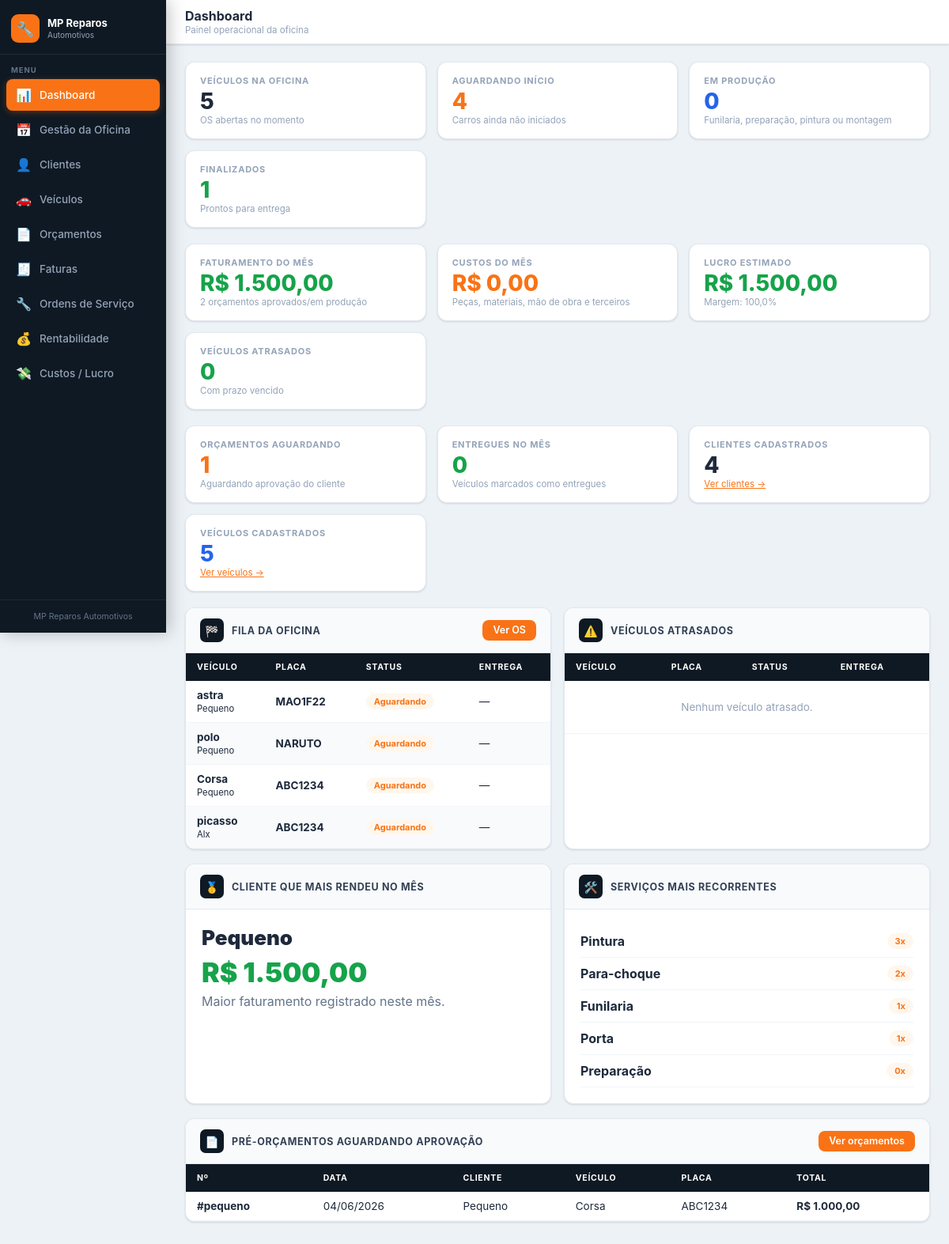
The page / on the database its author committed.
### tables this page shows
CREATE TABLE `ordens_servico` (
  `id` int(11) NOT NULL,
  `orcamento_id` int(11) DEFAULT NULL,
  `cliente_id` int(11) DEFAULT NULL,
  `veiculo_id` int(11) DEFAULT NULL,
  `numero_os` varchar(30) DEFAULT NULL,
  `status` varchar(50) DEFAULT 'Aguardando',
  `prioridade` varchar(30) DEFAULT 'Normal',
  `tarefas` text DEFAULT NULL,
  `observacoes` text DEFAULT NULL,
  `data_criacao` datetime DEFAULT current_timestamp(),
  `data_entrega` date DEFAULT NULL
);

CREATE TABLE `veiculos` (
  `id` int(11) NOT NULL,
  `cliente_id` int(11) DEFAULT NULL,
  `placa` varchar(12) NOT NULL,
  `modelo` varchar(100) DEFAULT NULL,
  `marca` varchar(60) DEFAULT NULL,
  `ano` varchar(12) DEFAULT NULL,
  `cor` varchar(50) DEFAULT NULL,
  `km` varchar(25) DEFAULT NULL,
  `seguradora` varchar(100) DEFAULT NULL,
  `chassi` varchar(60) DEFAULT NULL,
  `criado_em` timestamp NOT NULL DEFAULT current_timestamp()
);

CREATE TABLE `clientes` (
  `id` int(11) NOT NULL,
  `nome` varchar(150) NOT NULL,
  `cpf_cnpj` varchar(25) DEFAULT NULL,
  `telefone` varchar(25) DEFAULT NULL,
  `email` varchar(100) DEFAULT NULL,
  `endereco` varchar(255) DEFAULT NULL,
  `criado_em` timestamp NOT NULL DEFAULT current_timestamp()
);

CREATE TABLE `orcamentos` (
  `id` int(11) NOT NULL,
  `numero` varchar(20) DEFAULT NULL,
  `cliente_id` int(11) DEFAULT NULL,
  `veiculo_id` int(11) DEFAULT NULL,
  `data_emissao` date DEFAULT NULL,
  `data_validade` date DEFAULT NULL,
  `status` varchar(60) DEFAULT 'Aguardando aprovação',
  `pagamento` varchar(100) DEFAULT NULL,
  `prazo` varchar(100) DEFAULT NULL,
  `garantia` varchar(100) DEFAULT NULL,
  `desconto` decimal(5,2) DEFAULT 0.00,
  `observacoes` text DEFAULT NULL,
  `danos` text DEFAULT NULL,
  `subtotal` decimal(10,2) DEFAULT 0.00,
  `total` decimal(10,2) DEFAULT 0.00,
  `criado_em` timestamp NOT NULL DEFAULT current_timestamp()
);

### index.php (the view, shortened to what this page needs)
<?php
$db = getDB();
$hoje = date('Y-m-d');
$inicioMes = date('Y-m-01');
$fimMes    = date('Y-m-t');
function moeda($v){
    return 'R$ ' . number_format((float)$v, 2, ',', '.');
}
function dataBR($d){
    if(!$d) return '—';
    return date('d/m/Y', strtotime($d));
}
$total_clientes = $db->query("SELECT COUNT(*) FROM clientes")->fetch_row()[0];
$total_veiculos = $db->query("SELECT COUNT(*) FROM veiculos")->fetch_row()[0];
$total_os = $db->query("
    SELECT COUNT(*) FROM ordens_servico
    WHERE status NOT IN ('Entregue','Cancelado')
")->fetch_row()[0];
$aguardando = $db->query("
    SELECT COUNT(*) FROM ordens_servico
    WHERE status = 'Aguardando'
")->fetch_row()[0];
$producao = $db->query("
    SELECT COUNT(*) FROM ordens_servico
    WHERE status IN ('Desmontagem','Funilaria','Preparação','Pintura','Montagem')
")->fetch_row()[0];
$finalizados = $db->query("
    SELECT COUNT(*) FROM ordens_servico
    WHERE status = 'Finalizado'
")->fetch_row()[0];
$entregues_mes = $db->query("
    SELECT COUNT(*) FROM ordens_servico
    WHERE status = 'Entregue'
    AND data_entrega BETWEEN '$inicioMes' AND '$fimMes'
")->fetch_row()[0];
$atrasados = $db->query("
    SELECT COUNT(*) FROM ordens_servico
    WHERE data_entrega IS NOT NULL
    AND data_entrega < '$hoje'
    AND status NOT IN ('Finalizado','Entregue','Cancelado')
")->fetch_row()[0];
$faturamento_mes = $db->query("
    SELECT COALESCE(SUM(total),0)
    FROM orcamentos
    WHERE data_emissao BETWEEN '$inicioMes' AND '$fimMes'
    AND (status IS NULL OR status <> 'Cancelado')
")->fetch_row()[0];
$orc_aguardando = $db->query("
    SELECT COUNT(*)
    FROM orcamentos
    WHERE status = 'Aguardando aprovação'
")->fetch_row()[0];
$orc_aprovados_mes = $db->query("
    SELECT COUNT(*)
    FROM orcamentos
    WHERE data_emissao BETWEEN '$inicioMes' AND '$fimMes'
    AND status IN ('Aprovado','Em andamento','Concluído')
")->fetch_row()[0];
$custos_mes = $db->query("
    SELECT COALESCE(SUM(valor),0)
    FROM custos_servico
    WHERE data_custo BETWEEN '$inicioMes' AND '$fimMes'
")->fetch_row()[0];
$lucro_mes = $faturamento_mes - $custos_mes;
$margem = $faturamento_mes > 0 ? ($lucro_mes / $faturamento_mes) * 100 : 0;
$topCliente = $db->query("
    SELECT
        c.nome,
        COALESCE(SUM(o.total),0) AS total
    FROM orcamentos o
    LEFT JOIN clientes c ON c.id = o.cliente_id
    WHERE o.data_emissao BETWEEN '$inicioMes' AND '$fimMes'
    AND (o.status IS NULL OR o.status <> 'Cancelado')
    GROUP BY c.id, c.nome
    ORDER BY total DESC
    LIMIT 1
")->fetch_assoc();
$fila = $db->query("
    SELECT
        os.id,
        os.numero_os,
        os.status,
        os.prioridade,
        os.data_entrega,
        os.tarefas,
        c.nome AS cliente,
        v.placa,
        v.modelo,
        v.cor
    FROM ordens_servico os
    LEFT JOIN clientes c ON c.id = os.cliente_id
    LEFT JOIN veiculos v ON v.id = os.veiculo_id
    WHERE os.status NOT IN ('Finalizado','Entregue','Cancelado')
    ORDER BY
        CASE os.prioridade
            WHEN 'Urgente' THEN 1
            WHEN 'Alta' THEN 2
            ELSE 3
        END,
        os.data_entrega IS NULL,
        os.data_entrega ASC,
        os.id DESC
    LIMIT 8
");
$listaAtrasados = $db->query("
    SELECT
        os.id,
        os.numero_os,
        os.status,
        os.data_entrega,
        c.nome AS cliente,
        v.placa,
        v.modelo
    FROM ordens_servico os
    LEFT JOIN clientes c ON c.id = os.cliente_id
    LEFT JOIN veiculos v ON v.id = os.veiculo_id
    WHERE os.data_entrega IS NOT NULL
    AND os.data_entrega < '$hoje'
    AND os.status NOT IN ('Finalizado','Entregue','Cancelado')
    ORDER BY os.data_entrega ASC
    LIMIT 8
");
$ultimosOrc = $db->query("
    SELECT
        o.id,
        o.numero,
        o.data_emissao,
        o.status,
        o.total,
        c.nome AS cliente,
        v.placa,
        v.modelo
    FROM orcamentos o
    LEFT JOIN clientes c ON c.id = o.cliente_id
    LEFT JOIN veiculos v ON v.id = o.veiculo_id
    WHERE o.status = 'Aguardando aprovação'
    ORDER BY o.id DESC
    LIMIT 6
");
$servicosMais = [
    'Funilaria' => 0,
    'Pintura' => 0,
    'Para-choque' => 0,
    'Porta' => 0,
    'Preparação' => 0
];
$resDanos = $db->query("
    SELECT danos
    FROM orcamentos
    WHERE data_emissao BETWEEN '$inicioMes' AND '$fimMes'
    AND danos IS NOT NULL
    AND danos <> ''
");
while($row = $resDanos->fetch_assoc()){
    $json = json_decode($row['danos'], true);
    $texto = strtolower(json_encode($json, JSON_UNESCAPED_UNICODE));
    if(str_contains($texto, 'funilaria') || str_contains($texto, 'paralama') || str_contains($texto, 'capô')){
        $servicosMais['Funilaria']++;
    }
    if(str_contains($texto, 'pintura') || str_contains($texto, 'tinta')){
        $servicosMais['Pintura']++;
    }
    if(str_contains($texto, 'para-choque')){
        $servicosMais['Para-choque']++;
    }
    if(str_contains($texto, 'porta')){
        $servicosMais['Porta']++;
    }
}
arsort($servicosMais);
function badgeOS($status){
    $classe = 'badge-orange';
    return "<span class='badge $classe'>" . htmlspecialchars($status ?: 'Aguardando') . "</span>";
}
include 'includes/topo.php';
?>
<div class="stats-grid">
    <div class="stat-card">
        <div class="stat-label">Veículos na oficina</div>
        <div class="stat-val"><?= $total_os ?></div>
        <div class="stat-sub">OS abertas no momento</div>
    </div>
    <div class="stat-card">
        <div class="stat-label">Aguardando início</div>
        <div class="stat-val orange"><?= $aguardando ?></div>
        <div class="stat-sub">Carros ainda não iniciados</div>
    </div>
    <div class="stat-card">
        <div class="stat-label">Em produção</div>
        <div class="stat-val blue"><?= $producao ?></div>
        <div class="stat-sub">Funilaria, preparação, pintura ou montagem</div>
    </div>
    <div class="stat-card">
        <div class="stat-label">Finalizados</div>
        <div class="stat-val green"><?= $finalizados ?></div>
        <div class="stat-sub">Prontos para entrega</div>
    </div>
</div>
<div class="stats-grid">
    <div class="stat-card">
        <div class="stat-label">Faturamento do mês</div>
        <div class="stat-val green"><?= moeda($faturamento_mes) ?></div>
        <div class="stat-sub"><?= $orc_aprovados_mes ?> orçamentos aprovados/em produção</div>
    </div>
    <div class="stat-card">
        <div class="stat-label">Custos do mês</div>
        <div class="stat-val orange"><?= moeda($custos_mes) ?></div>
        <div class="stat-sub">Peças, materiais, mão de obra e terceiros</div>
    </div>
    <div class="stat-card">
        <div class="stat-label">Lucro estimado</div>
        <div class="stat-val <?= $lucro_mes >= 0 ? 'green' : 'orange' ?>"><?= moeda($lucro_mes) ?></div>
        <div class="stat-sub">Margem: <?= number_format($margem,1,',','.') ?>%</div>
    </div>
    <div class="stat-card">
        <div class="stat-label">Veículos atrasados</div>
        <div class="stat-val <?= $atrasados > 0 ? 'orange' : 'green' ?>"><?= $atrasados ?></div>
        <div class="stat-sub">Com prazo vencido</div>
    </div>
</div>
<div class="stats-grid">
    <div class="stat-card">
        <div class="stat-label">Orçamentos aguardando</div>
        <div class="stat-val orange"><?= $orc_aguardando ?></div>
        <div class="stat-sub">Aguardando aprovação do cliente</div>
    </div>
    <div class="stat-card">
        <div class="stat-label">Entregues no mês</div>
        <div class="stat-val green"><?= $entregues_mes ?></div>
        <div class="stat-sub">Veículos marcados como entregues</div>
    </div>
    <div class="stat-card">
        <div class="stat-label">Clientes cadastrados</div>
        <div class="stat-val"><?= $total_clientes ?></div>
        <div class="stat-sub">
            <a href="clientes.php" style="color:var(--orange)">Ver clientes →</a>
        </div>
    </div>
    <div class="stat-card">
        <div class="stat-label">Veículos cadastrados</div>
        <div class="stat-val blue"><?= $total_veiculos ?></div>
        <div class="stat-sub">
            <a href="veiculos.php" style="color:var(--orange)">Ver veículos →</a>
        </div>
    </div>
</div>
<div class="g2">
    <div class="card">
        <div class="card-header">
            <div class="card-header-left">
                <div class="card-icon">🏁</div>
                <div class="card-title">Fila da oficina</div>
            </div>
            <a href="ordens.php" class="btn btn-primary btn-sm">Ver OS</a>
        </div>
        <div class="card-body" style="padding:0;">
            <div class="table-wrap">
                <table class="tabela">
                    <thead>
                        <tr>
                            <th>Veículo</th>
                            <th>Placa</th>
                            <th>Status</th>
                            <th>Entrega</th>
                        </tr>
                    </thead>
                    <tbody>
                        <?php while($f = $fila->fetch_assoc()): ?>
                            <tr>
                                <td>
                                    <strong><?= htmlspecialchars($f['modelo'] ?: 'Veículo') ?></strong><br>
                                    <small><?= htmlspecialchars($f['cliente'] ?: 'Cliente') ?></small>
                                </td>
                                <td><strong><?= htmlspecialchars($f['placa'] ?: '—') ?></strong></td>
                                <td><?= badgeOS($f['status']) ?></td>
                                <td><?= dataBR($f['data_entrega']) ?></td>
                            </tr>
                        <?php endwhile; ?>
                    </tbody>
                </table>
            </div>
        </div>
    </div>
    <div class="card">
        <div class="card-header">
            <div class="card-header-left">
                <div class="card-icon">⚠️</div>
                <div class="card-title">Veículos atrasados</div>
            </div>
        </div>
        <div class="card-body" style="padding:0;">
            <div class="table-wrap">
                <table class="tabela">
                    <thead>
                        <tr>
                            <th>Veículo</th>
                            <th>Placa</th>
                            <th>Status</th>
                            <th>Entrega</th>
                        </tr>
                    </thead>
                    <tbody>
                        <?php if($listaAtrasados->num_rows == 0): ?>
                            <tr>
                                <td colspan="4" style="text-align:center;padding:25px;color:var(--g400);">
                                    Nenhum veículo atrasado.
                                </td>
                            </tr>
                        <?php endif; ?>
                    </tbody>
                </table>
            </div>
        </div>
    </div>
</div>
<div class="g2">
    <div class="card">
        <div class="card-header">
            <div class="card-header-left">
                <div class="card-icon">🥇</div>
                <div class="card-title">Cliente que mais rendeu no mês</div>
            </div>
        </div>
        <div class="card-body">
            <?php if($topCliente && $topCliente['total'] > 0): ?>
                <div style="font-size:26px;font-weight:900;color:var(--g800);">
                    <?= htmlspecialchars($topCliente['nome'] ?: 'Cliente não informado') ?>
                </div>
                <div style="font-size:34px;font-weight:900;color:var(--green);margin-top:8px;">
                    <?= moeda($topCliente['total']) ?>
                </div>
                <div style="color:var(--g500);margin-top:6px;">
                    Maior faturamento registrado neste mês.
                </div>
            <?php else: ?>
                <div style="color:var(--g400);">
                    Nenhum faturamento registrado neste mês.
                </div>
            <?php endif; ?>
        </div>
    </div>
    <div class="card">
        <div class="card-header">
            <div class="card-header-left">
                <div class="card-icon">🛠️</div>
                <div class="card-title">Serviços mais recorrentes</div>
            </div>
        </div>
        <div class="card-body">
            <?php foreach($servicosMais as $nome=>$qtd): ?>
                <div style="display:flex;justify-content:space-between;border-bottom:1px solid var(--g100);padding:10px 0;">
                    <strong><?= htmlspecialchars($nome) ?></strong>
                    <span class="badge badge-orange"><?= (int)$qtd ?>x</span>
                </div>
            <?php endforeach; ?>
        </div>
    </div>
</div>
<div class="card">
    <div class="card-header">
        <div class="card-header-left">
            <div class="card-icon">📄</div>
            <div class="card-title">Pré-orçamentos aguardando aprovação</div>
        </div>
        <a href="orcamentos.php" class="btn btn-primary btn-sm">Ver orçamentos</a>
    </div>
    <div class="card-body" style="padding:0;">
        <div class="table-wrap">
            <table class="tabela">
                <thead>
                    <tr>
                        <th>Nº</th>
                        <th>Data</th>
                        <th>Cliente</th>
                        <th>Veículo</th>
                        <th>Placa</th>
                        <th>Total</th>
                    </tr>
                </thead>
                <tbody>
                    <?php while($o = $ultimosOrc->fetch_assoc()): ?>
                        <tr>
                            <td><strong>#<?= htmlspecialchars($o['numero'] ?: $o['id']) ?></strong></td>
                            <td><?= dataBR($o['data_emissao']) ?></td>
                            <td><?= htmlspecialchars($o['cliente'] ?: 'Cliente') ?></td>
                            <td><?= htmlspecialchars($o['modelo'] ?: 'Veículo') ?></td>
                            <td><?= htmlspecialchars($o['placa'] ?: '—') ?></td>
                            <td><strong><?= moeda($o['total']) ?></strong></td>
                        </tr>
                    <?php endwhile; ?>
                </tbody>
            </table>
        </div>
    </div>
</div>
<?php include 'includes/rodape.php'; ?>

### rows shown on the page
ordens_servico: veiculo.modelo "astra", cliente.nome "Pequeno", veiculo.placa "MAO1F22", status "Aguardando", data_entrega "—"
ordens_servico: veiculo.modelo "polo", cliente.nome "Pequeno", veiculo.placa "NARUTO", status "Aguardando", data_entrega "—"
ordens_servico: veiculo.modelo "Corsa", cliente.nome "Pequeno", veiculo.placa "ABC1234", status "Aguardando", data_entrega "—"
ordens_servico: veiculo.modelo "picasso", cliente.nome "Alx", veiculo.placa "ABC1234", status "Aguardando", data_entrega "—"
orcamentos: numero "pequeno", data_emissao "04/06/2026", cliente.nome "Pequeno", veiculo.modelo "Corsa", veiculo.placa "ABC1234", total "R$ 1.000,00"

### other values the page prints
$titulo "Dashboard"
$subtitulo "Painel operacional da oficina"
$total_os "5"
$aguardando "4"
$producao "0"
$finalizados "1"
moeda($faturamento_mes) "R$ 1.500,00"
$orc_aprovados_mes "2"
moeda($custos_mes) "R$ 0,00"
moeda($lucro_mes) "R$ 1.500,00"
$margem "100,0"
$atrasados "0"
$orc_aguardando "1"
$entregues_mes "0"
$total_clientes "4"
